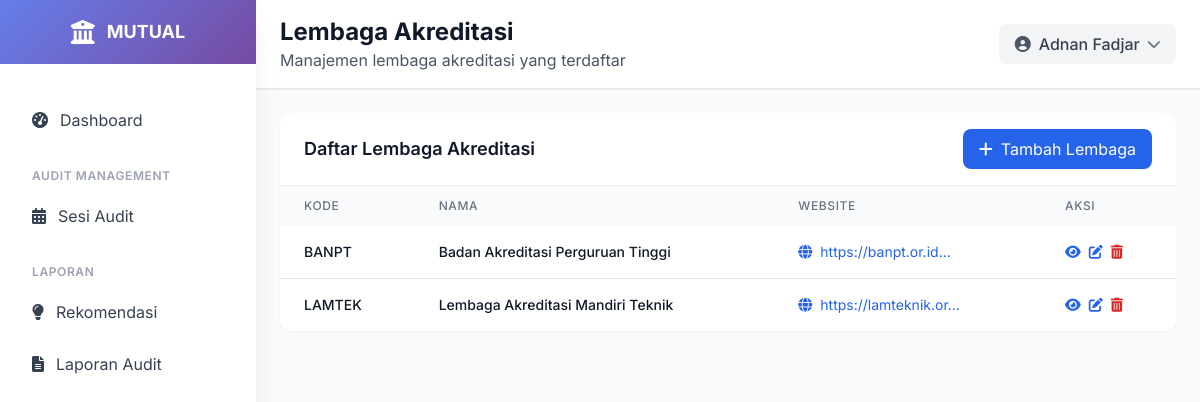
The page /lembaga-akreditasi/ (signed in) on the database as committed earlier.
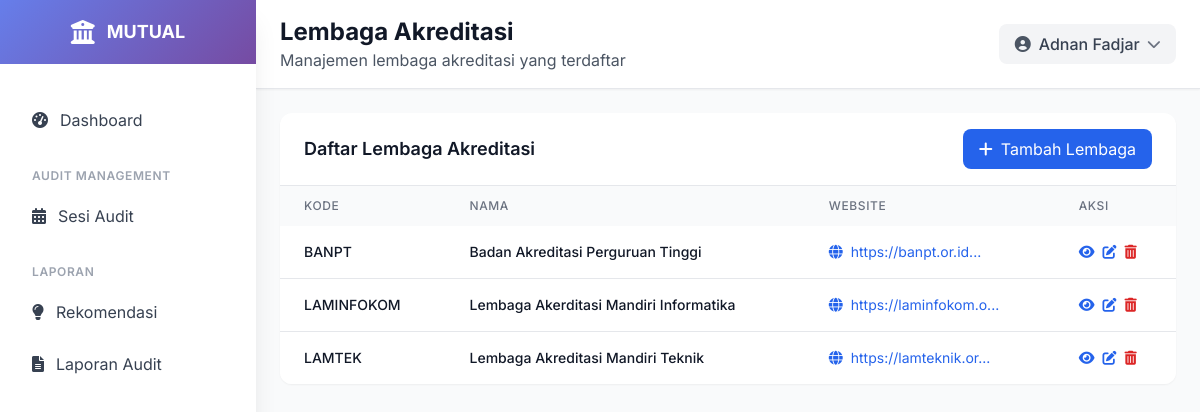
The same page on the database as committed later.
### ami/models.py (models this page shows, shortened)
class LembagaAkreditasi(models.Model):
    kode = models.CharField(max_length=20, unique=True)
    nama = models.CharField(max_length=255, unique=True)
    deskripsi = models.TextField(blank=True, null=True)
    website = models.URLField(blank=True, null=True)
    kontak = models.TextField(blank=True, null=True)
    class Meta:
        verbose_name = "Lembaga Akreditasi"
        verbose_name_plural = "Lembaga Akreditasi"
        ordering = ['nama']

### ami/views.py (the view)
# urls.py: path('lembaga-akreditasi/', views.lembaga_akreditasi_list, name='lembaga_akreditasi_list'),
@login_required
def lembaga_akreditasi_list(request):
    lembaga_akreditasi_list = LembagaAkreditasi.objects.all().order_by('nama')
    paginator = Paginator(lembaga_akreditasi_list, 10)
    page_number = request.GET.get('page')
    lembaga_akreditasi = paginator.get_page(page_number)
    return render(request, 'ami/lembaga_akreditasi_list.html', {
        'lembaga_akreditasi': lembaga_akreditasi
    })

### templates/ami/lembaga_akreditasi_list.html (shortened to what this page needs)
{% extends 'base.html' %}
{% load static %}
{% block page_title %}Lembaga Akreditasi{% endblock %}
{% block page_subtitle %}Manajemen lembaga akreditasi yang terdaftar{% endblock %}
{% block content %}
<div class="p-4 lg:p-6">
    <div class="bg-white rounded-xl shadow-sm overflow-hidden">
        <div class="px-4 lg:px-6 py-4 border-b border-gray-200 flex flex-col sm:flex-row sm:justify-between sm:items-center space-y-2 sm:space-y-0">
            <h3 class="text-lg font-semibold text-gray-900">Daftar Lembaga Akreditasi</h3>
            <div class="flex flex-col sm:flex-row space-y-2 sm:space-y-0 sm:space-x-2 w-full sm:w-auto">
                <a href="{% url 'ami:lembaga_akreditasi_create' %}" class="bg-blue-600 hover:bg-blue-700 text-white px-4 py-2 rounded-lg flex items-center justify-center w-full sm:w-auto">
                    <i class="fas fa-plus mr-2"></i> Tambah Lembaga
                </a>
            </div>
        </div>
        <div class="overflow-x-auto">
            <table class="w-full">
                <thead class="bg-gray-50">
                    <tr>
                        <th class="px-3 lg:px-6 py-3 text-left text-xs font-medium text-gray-500 uppercase tracking-wider">Kode</th>
                        <th class="px-3 lg:px-6 py-3 text-left text-xs font-medium text-gray-500 uppercase tracking-wider">Nama</th>
                        <th class="px-3 lg:px-6 py-3 text-left text-xs font-medium text-gray-500 uppercase tracking-wider hidden md:table-cell">Website</th>
                        <th class="px-3 lg:px-6 py-3 text-left text-xs font-medium text-gray-500 uppercase tracking-wider">Aksi</th>
                    </tr>
                </thead>
                <tbody class="bg-white divide-y divide-gray-200">
                    {% for lembaga in lembaga_akreditasi %}
                    <tr class="hover:bg-gray-50 transition-colors">
                        <td class="px-3 lg:px-6 py-4 whitespace-nowrap">
                            <div class="text-xs lg:text-sm font-medium text-gray-900">{{ lembaga.kode }}</div>
                        </td>
                        <td class="px-3 lg:px-6 py-4 whitespace-nowrap">
                            <div class="text-xs lg:text-sm font-medium text-gray-900">{{ lembaga.nama }}</div>
                        </td>
                        <td class="px-3 lg:px-6 py-4 whitespace-nowrap text-xs lg:text-sm text-gray-500 hidden md:table-cell">
                            <a href="{{ lembaga.website }}" target="_blank" class="text-blue-600 hover:text-blue-900">
                                <i class="fas fa-globe mr-1"></i> {{ lembaga.website|slice:":20" }}...
                            </a>
                        </td>
                        <td class="px-3 lg:px-6 py-4 whitespace-nowrap text-xs lg:text-sm font-medium">
                            <div class="flex flex-wrap gap-2">
                                 <a href="{% url 'ami:lembaga_akreditasi_detail' lembaga.pk %}" class="text-blue-600 hover:text-blue-900">
                                    <i class="fas fa-eye"></i>
                                </a>
                                <a href="{% url 'ami:lembaga_akreditasi_update' lembaga.pk %}" class="text-blue-600 hover:text-blue-900">
                                    <i class="fas fa-edit"></i>
                                </a>
                                <a href="{% url 'ami:lembaga_akreditasi_delete' lembaga.pk %}" class="text-red-600 hover:text-red-900">
                                    <i class="fas fa-trash-alt"></i>
                                </a>
                            </div>
                        </td>
                    </tr>
                    {% empty %}
                    <tr>
                        <td colspan="4" class="px-4 lg:px-6 py-4 text-center text-gray-500 text-sm">Tidak ada lembaga akreditasi yang terdaftar</td>
                    </tr>
                    {% endfor %}
                </tbody>
            </table>
        </div>
    </div>
</div>
{% endblock %}

Rows that differ between the two databases and show on the page:
added LembagaAkreditasi: kode "LAMINFOKOM", nama "Lembaga Akerditasi Mandiri Informatika", website "https://laminfokom.o"
